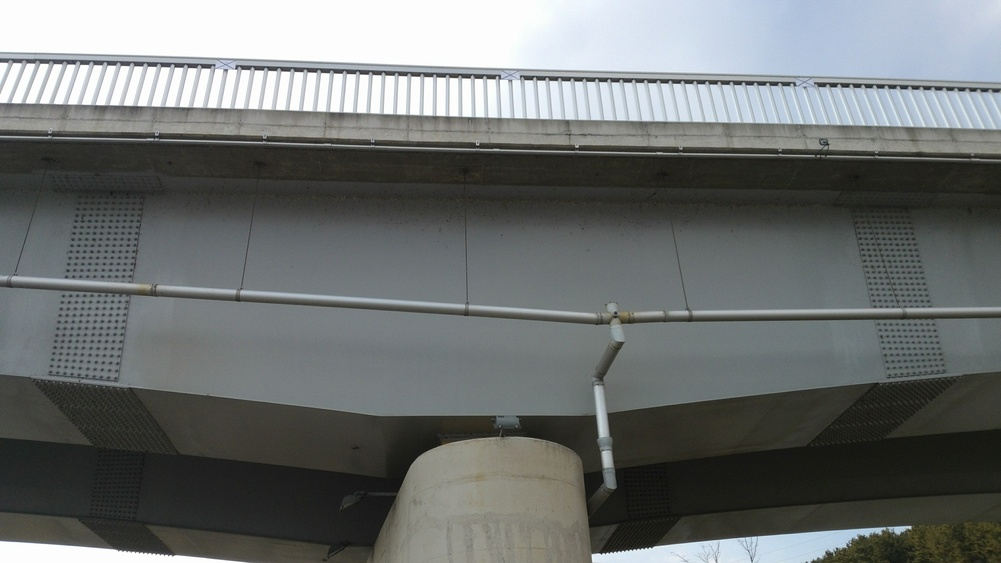
#> input picture Chapter06/image/IMG_20170308_161717.jpg, 1001 x 563 px, shrunk from 4160 x 2340 before the run
$ python featureMatching.py
#> lines starting #> are read from the running program, lines starting #| are printed output that depends on the picture; after the words box and inside, x2 and y2 are one past the last pixel; in counts of white or black regions, pixels touching at a corner belong together
import cv2
import numpy as np
import matplotlib.pyplot as plt

def draw_matches(img1, keypoints1, img2, keypoints2, matches):
    rows1, cols1 = img1.shape[:2]
    rows2, cols2 = img2.shape[:2]

    # Create a new output image that concatenates the two images together
    output_img = np.zeros((max([rows1,rows2]), cols1+cols2, 3), dtype='uint8')
    output_img[:rows1, :cols1, :] = np.dstack([img1, img1, img1])
    output_img[:rows2, cols1:cols1+cols2, :] = np.dstack([img2, img2, img2])

    # Draw connecting lines between matching keypoints
    for match in matches:
        # Get the matching keypoints for each of the images
        img1_idx = match.queryIdx
        img2_idx = match.trainIdx

        (x1, y1) = keypoints1[img1_idx].pt
        (x2, y2) = keypoints2[img2_idx].pt

        # Draw a small circle at both co-ordinates and then draw a line
        radius = 5
        colour = (0,255,0)   # green
        thickness = 1
        cv2.circle(output_img, (int(x1),int(y1)), radius, colour, thickness)
        cv2.circle(output_img, (int(x2)+cols1,int(y2)), radius, colour, thickness)
        cv2.line(output_img, (int(x1),int(y1)), (int(x2)+cols1,int(y2)), colour, thickness)

    return output_img

if __name__=='__main__':
	img1 = cv2.imread('./image/IMG_20170308_161717.jpg')
#> img1 is the input picture: shape (563, 1001, 3); mean B, G, R 112.5, 113.3, 109.7
	img2 = cv2.imread('./image/IMG_0102.jpg')
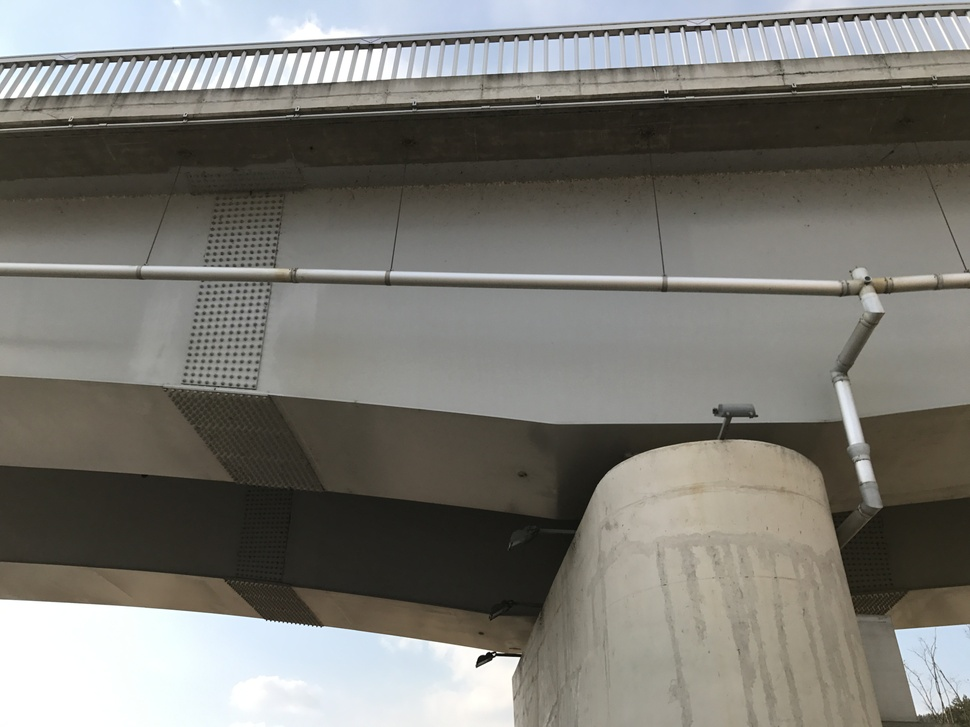
#> input picture Chapter06/image/IMG_0102.JPG, 970 x 727 px, shrunk from 4032 x 3024 before the run, found by its file name
#> img2 is the input picture: shape (727, 970, 3); mean B, G, R 115.2, 121, 122.3

	gray_img1 = cv2.cvtColor(img1, cv2.COLOR_BGR2GRAY)
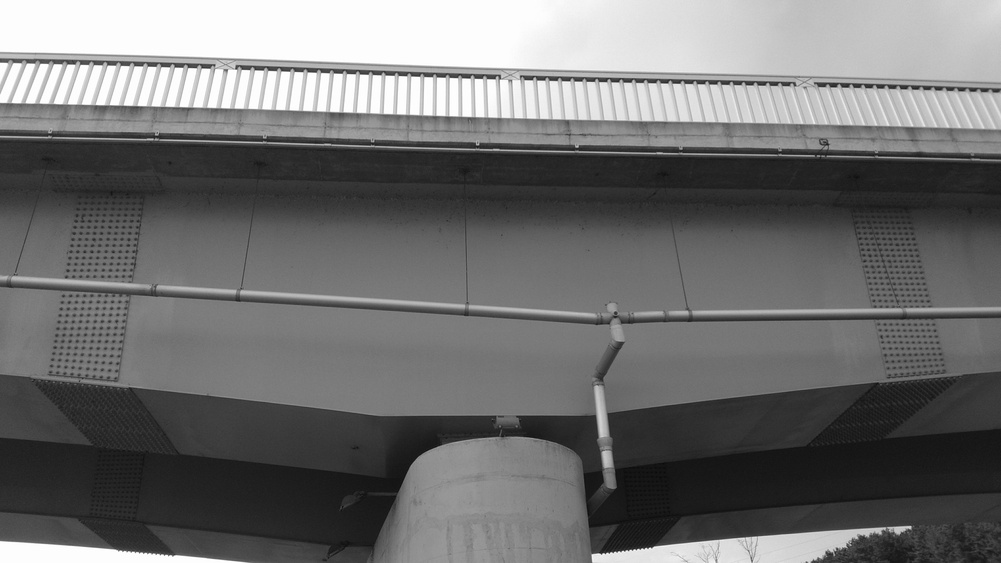
#> gray_img1: shape (563, 1001); min 10, max 255, mean 112.1
	gray_img2 = cv2.cvtColor(img2, cv2.COLOR_BGR2GRAY)
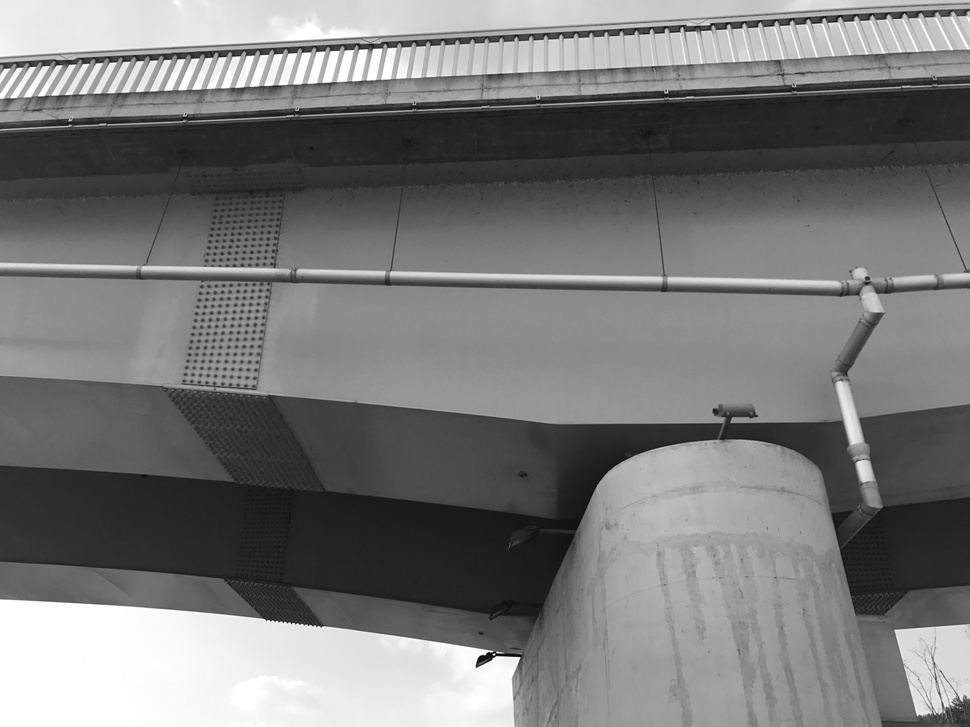
#> gray_img2: shape (727, 970); min 1, max 255, mean 120.7

    # Initialize ORB detector
	orb = cv2.ORB_create()

    # Extract keypoints and descriptors
	keypoints1, descriptors1 = orb.detectAndCompute(gray_img1, None)
#> keypoints1 = 497 keypoints; strongest (x, y, size): (497, 78, 31), (534, 79, 31), (472, 77, 31), (500, 78, 31)
	'''
	print(keypoints1[0].pt)
	print(keypoints1[0].size)
	print(keypoints1[0].angle)
	print(keypoints1[0].response)
	print(keypoints1[0].octave)
	print(keypoints1[0].class_id)
	'''

	keypoints2, descriptors2 = orb.detectAndCompute(gray_img2, None)
#> keypoints2 = 496 keypoints; strongest (x, y, size): (518, 658, 31), (487, 653, 31), (517, 658, 37.2), (480, 657, 44.6)

    # Create Brute Force matcher object
	bf = cv2.BFMatcher(cv2.NORM_HAMMING, crossCheck=True)

    # Match descriptors
	matches = bf.match(descriptors1, descriptors2)
#> matches = 85 matches

    # Sort them in the order of their distance
	matches = sorted(matches, key = lambda x:x.distance)

    # Draw first 'n' matches
	img3 = draw_matches(gray_img1, keypoints1, gray_img2, keypoints2, matches[:30])
#> in draw_matches, `output_img[:rows1, :cols1, :] = np.dstack([img1, img1, img1])`:
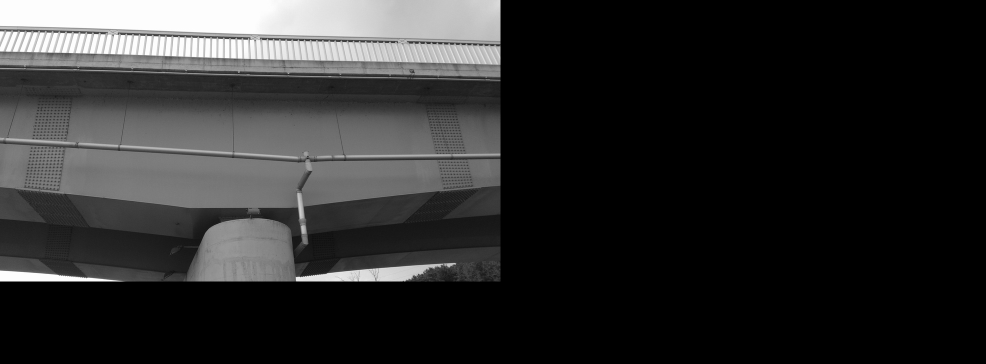
#> output_img: shape (727, 1971, 3) (shown at 1/2 size); min 0, max 255, mean 44.1
#> in draw_matches, `output_img[:rows2, cols1:cols1+cols2, :] = np.dstack([img2, img2, img2])`:
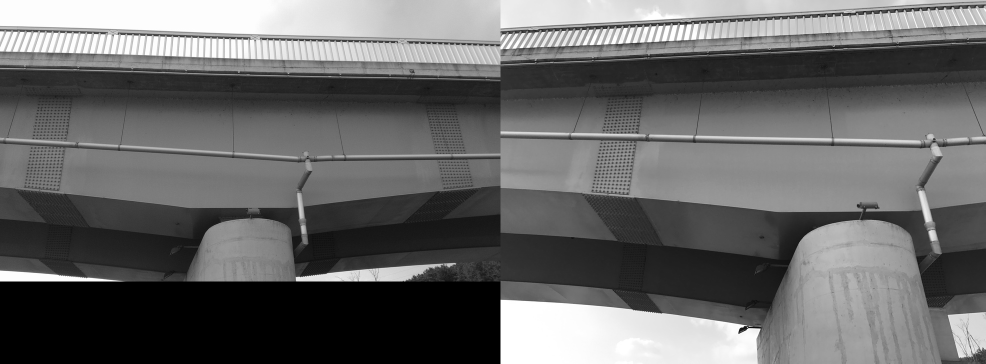
#> output_img: shape (727, 1971, 3) (shown at 1/2 size); min 0, max 255, mean 103.5
#> the loop in draw_matches, `for match in matches:` made 30 passes
#> (img1_idx, img2_idx, x1, y1, x2, y2) on passes 1 to 12: (89, 52, 135, 65, 302, 51), (68, 2, 136, 67, 332, 51), (147, 163, 162, 66, 330, 49.2), (233, 226, 54.72, 64.8, 316.8, 53.28), (268, 235, 86.4, 66.24, 322.6, 53.28), (34, 182, 185, 66, 456, 42), (6, 60, 292, 70, 413, 44), (27, 184, 199, 67, 427.2, 44.4), (114, 148, 158.4, 66, 256.8, 52.8), (151, 150, 80.4, 63.6, 288, 51.6), (245, 237, 46.08, 64.8, 351.4, 51.84), (260, 241, 82.08, 63.36, 275, 51.84)
#> after the loop in draw_matches, `for match in matches:`:
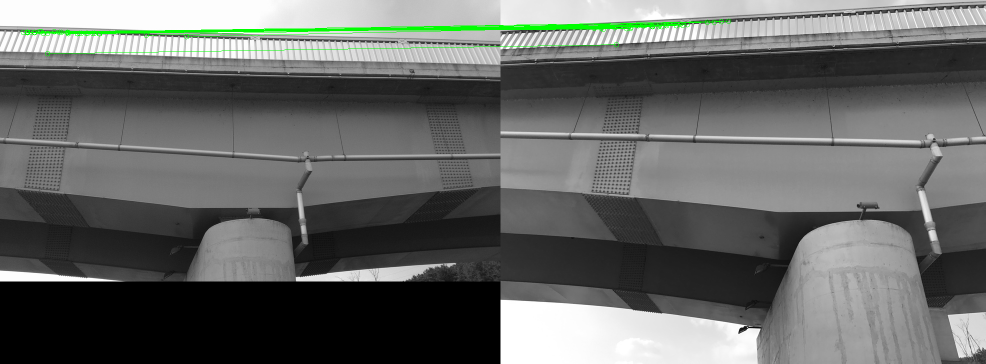
#> output_img: shape (727, 1971, 3) (shown at 1/2 size); 0.88% of pixels changed, all inside (x1, y1, x2, y2) = (41, 37, 1463, 113); drawn as B, G, R

	plt.figure(1)
	plt.imshow(img3, aspect='equal')
	plt.show()
